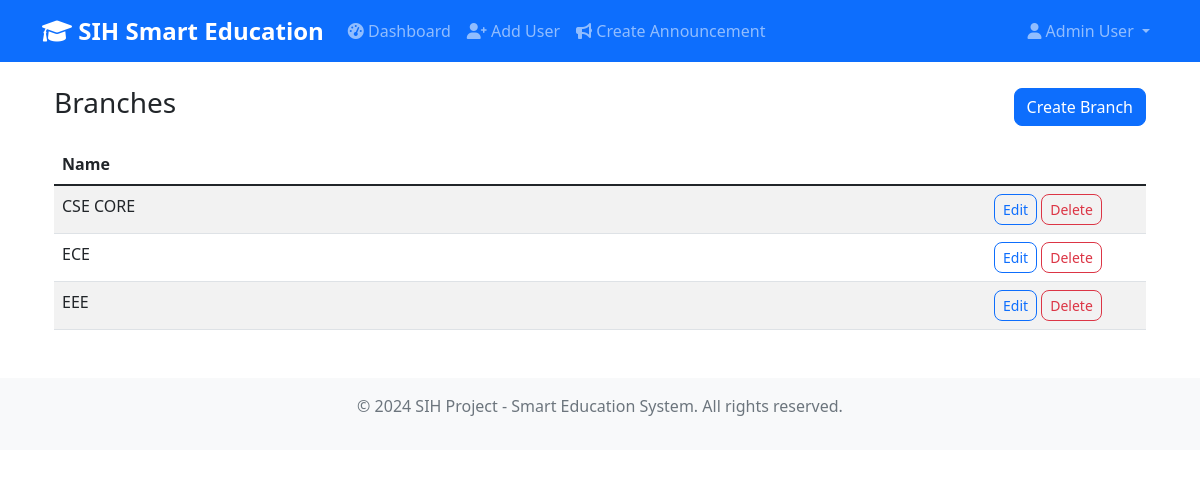
/admins/branches/ (signed in), run on the app's committed database.
### admins/models.py (models this page shows, shortened)
class Branch(models.Model):
    name = models.CharField(max_length=100)
    degree = models.ForeignKey('admins.Degree', on_delete=models.CASCADE, related_name='branches', null=True, blank=True)

### admins/views.py (the view)
# urls.py: path('branches/', views.branches_list, name='branches_list'),
@login_required
def branches_list(request):
    if not _require_staff(request.user):
        messages.error(request, 'Access denied.')
        return redirect('core:dashboard')
    return render(request, 'admins/branches_list.html', {'branches': Branch.objects.select_related('degree')})

### admins/views.py (called while the page is built)
def _require_staff(user):
    return user.is_staff

### templates/admins/branches_list.html (shortened to what this page needs)
{% extends 'base.html' %}
{% block content %}
<div class="container mt-4">
  <div class="d-flex justify-content-between align-items-center">
    <h3>Branches</h3>
    <a class="btn btn-primary" href="{% url 'admins:branch_create' %}">Create Branch</a>
  </div>
  <table class="table table-striped mt-3">
    <thead><tr><th>Name</th><th style="width:160px;"></th></tr></thead>
    <tbody>
      {% for b in branches %}
      <tr>
        <td>{{ b.name }}</td>
        <td>
          <a class="btn btn-sm btn-outline-primary" href="{% url 'admins:branch_edit' b.id %}">Edit</a>
          <a class="btn btn-sm btn-outline-danger" href="{% url 'admins:branch_delete' b.id %}">Delete</a>
        </td>
      </tr>
      {% empty %}
      <tr><td colspan="2" class="text-muted">No branches</td></tr>
      {% endfor %}
    </tbody>
  </table>
</div>
{% endblock %}

### templates/base.html (shortened to what this page needs)
<!DOCTYPE html>
<html lang="en">
<head>
    <link href="https://cdn.jsdelivr.net/npm/bootstrap@5.1.3/dist/css/bootstrap.min.css" rel="stylesheet">
    <link href="https://cdnjs.cloudflare.com/ajax/libs/font-awesome/6.0.0/css/all.min.css" rel="stylesheet">
    {% load static %}
    <link href="{% static 'css/custom.css' %}" rel="stylesheet">
</head>
<body>
    <nav class="navbar navbar-expand-lg navbar-dark bg-primary">
        <div class="container">
            <a class="navbar-brand" href="{% url 'core:dashboard' %}">
                <i class="fas fa-graduation-cap"></i> SIH Smart Education
            </a>
            <div class="collapse navbar-collapse" id="navbarNav">
                <ul class="navbar-nav me-auto">
                    {% if user.is_authenticated %}
                        <li class="nav-item">
                            <a class="nav-link" href="{% url 'core:dashboard' %}">
                                <i class="fas fa-tachometer-alt"></i> Dashboard
                            </a>
                        </li>
                        {% if user.student %}
                            <li class="nav-item">
                                <a class="nav-link" href="{% url 'students:materials_list' %}">
                                    <i class="fas fa-file-alt"></i> Materials
                                </a>
                            </li>
                            <li class="nav-item">
                                <a class="nav-link" href="{% url 'students:scan_qr' %}">
                                    <i class="fas fa-qrcode"></i> Scan QR
                                </a>
                            </li>
                        {% elif user.teacher %}
                            <li class="nav-item">
                                <a class="nav-link" href="{% url 'teachers:group_selection' %}">
                                    <i class="fas fa-users"></i> Select Group
                                </a>
                            </li>
                        {% elif user.is_staff %}
                            <li class="nav-item">
                                <a class="nav-link" href="{% url 'admins:add_user' %}">
                                    <i class="fas fa-user-plus"></i> Add User
                                </a>
                            </li>
                            <li class="nav-item">
                                <a class="nav-link" href="{% url 'admins:create_announcement' %}">
                                    <i class="fas fa-bullhorn"></i> Create Announcement
                                </a>
                            </li>
                        {% endif %}
                    {% endif %}
                </ul>
                <ul class="navbar-nav">
                    {% if user.is_authenticated %}
                        <li class="nav-item dropdown">
                            <a class="nav-link dropdown-toggle" href="#" id="navbarDropdown" role="button" data-bs-toggle="dropdown">
                                <i class="fas fa-user"></i> {{ user.get_full_name|default:user.username }}
                            </a>
                        </li>
                    {% endif %}
                </ul>
            </div>
        </div>
    </nav>
    <main class="container mt-4">
        {% block content %}
        {% endblock %}
    </main>
    <footer class="bg-light text-center text-muted py-3 mt-5">
        <div class="container">
            <p>&copy; 2024 SIH Project - Smart Education System. All rights reserved.</p>
        </div>
    </footer>
</body>
</html>

### static/css/custom.css (style rules this page uses)
:root { --primary-color: #007bff; --secondary-color: #6c757d; --success-color: #28a745; --warning-color: #ffc107; --danger-color: #dc3545; --info-color: #17a2b8; --light-color: #f8f9fa; --dark-color: #343a40; }
.btn { border-radius: 8px; font-weight: 500; transition: all 0.2s ease-in-out; }
.navbar-brand { font-weight: 700; font-size: 1.5rem; }
.navbar-nav .nav-link { font-weight: 500; transition: color 0.2s ease-in-out; }

### templates/base.html (style rules this page uses)
.navbar-brand { font-weight: bold; }

### data on the page
Branch: name "CSE CORE"
Branch: name "ECE"
Branch: name "EEE"

### other printed values
{{ user.get_full_name|default:user.username }} "Admin User"
